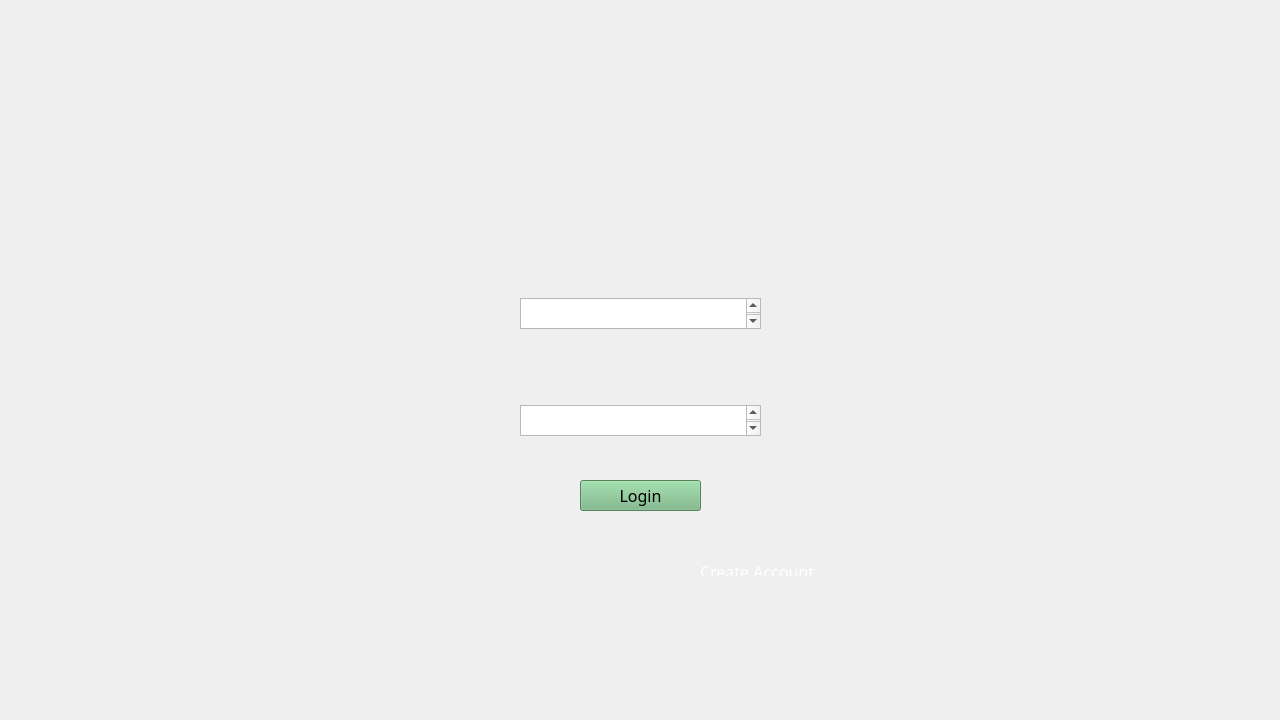
<?xml version="1.0" encoding="UTF-8"?>
<ui version="4.0">
 <class>LoginScreenClass</class>
 <widget class="QMainWindow" name="LoginScreenClass">
  <property name="geometry">
   <rect>
    <x>0</x>
    <y>0</y>
    <width>1280</width>
    <height>720</height>
   </rect>
  </property>
  <property name="windowTitle">
   <string>LoginScreen</string>
  </property>
  <widget class="QWidget" name="centralWidget">
   <property name="font">
    <font>
     <family>Lucida Sans</family>
     <pointsize>12</pointsize>
    </font>
   </property>
   <widget class="QLabel" name="loginscreenBG">
    <property name="geometry">
     <rect>
      <x>-2</x>
      <y>0</y>
      <width>1280</width>
      <height>720</height>
     </rect>
    </property>
    <property name="styleSheet">
     <string notr="true"/>
    </property>
    <property name="text">
     <string/>
    </property>
    <property name="pixmap">
     <pixmap resource="LoginScreen.qrc">:/Background/Content/LoginScreen.png</pixmap>
    </property>
    <property name="scaledContents">
     <bool>true</bool>
    </property>
    <property name="textInteractionFlags">
     <set>Qt::NoTextInteraction</set>
    </property>
   </widget>
   <widget class="QTextEdit" name="usernameText">
    <property name="geometry">
     <rect>
      <x>520</x>
      <y>298</y>
      <width>241</width>
      <height>31</height>
     </rect>
    </property>
    <property name="font">
     <font>
      <family>Lucida Sans</family>
      <pointsize>12</pointsize>
     </font>
    </property>
    <property name="cursor" stdset="0">
     <cursorShape>PointingHandCursor</cursorShape>
    </property>
   </widget>
   <widget class="QPushButton" name="loginButton">
    <property name="geometry">
     <rect>
      <x>580</x>
      <y>480</y>
      <width>121</width>
      <height>31</height>
     </rect>
    </property>
    <property name="palette">
     <palette>
      <active>
       <colorrole role="Button">
        <brush brushstyle="SolidPattern">
         <color alpha="255">
          <red>116</red>
          <green>180</green>
          <blue>129</blue>
         </color>
        </brush>
       </colorrole>
       <colorrole role="ButtonText">
        <brush brushstyle="SolidPattern">
         <color alpha="255">
          <red>255</red>
          <green>255</green>
          <blue>255</blue>
         </color>
        </brush>
       </colorrole>
       <colorrole role="Base">
        <brush brushstyle="SolidPattern">
         <color alpha="255">
          <red>116</red>
          <green>180</green>
          <blue>129</blue>
         </color>
        </brush>
       </colorrole>
       <colorrole role="Window">
        <brush brushstyle="SolidPattern">
         <color alpha="255">
          <red>116</red>
          <green>180</green>
          <blue>129</blue>
         </color>
        </brush>
       </colorrole>
      </active>
      <inactive>
       <colorrole role="Button">
        <brush brushstyle="SolidPattern">
         <color alpha="255">
          <red>116</red>
          <green>180</green>
          <blue>129</blue>
         </color>
        </brush>
       </colorrole>
       <colorrole role="ButtonText">
        <brush brushstyle="SolidPattern">
         <color alpha="255">
          <red>0</red>
          <green>0</green>
          <blue>0</blue>
         </color>
        </brush>
       </colorrole>
       <colorrole role="Base">
        <brush brushstyle="SolidPattern">
         <color alpha="255">
          <red>116</red>
          <green>180</green>
          <blue>129</blue>
         </color>
        </brush>
       </colorrole>
       <colorrole role="Window">
        <brush brushstyle="SolidPattern">
         <color alpha="255">
          <red>116</red>
          <green>180</green>
          <blue>129</blue>
         </color>
        </brush>
       </colorrole>
      </inactive>
      <disabled>
       <colorrole role="Button">
        <brush brushstyle="SolidPattern">
         <color alpha="255">
          <red>116</red>
          <green>180</green>
          <blue>129</blue>
         </color>
        </brush>
       </colorrole>
       <colorrole role="ButtonText">
        <brush brushstyle="SolidPattern">
         <color alpha="255">
          <red>120</red>
          <green>120</green>
          <blue>120</blue>
         </color>
        </brush>
       </colorrole>
       <colorrole role="Base">
        <brush brushstyle="SolidPattern">
         <color alpha="255">
          <red>116</red>
          <green>180</green>
          <blue>129</blue>
         </color>
        </brush>
       </colorrole>
       <colorrole role="Window">
        <brush brushstyle="SolidPattern">
         <color alpha="255">
          <red>116</red>
          <green>180</green>
          <blue>129</blue>
         </color>
        </brush>
       </colorrole>
      </disabled>
     </palette>
    </property>
    <property name="font">
     <font>
      <family>Lucida Sans</family>
      <pointsize>12</pointsize>
     </font>
    </property>
    <property name="cursor">
     <cursorShape>PointingHandCursor</cursorShape>
    </property>
    <property name="styleSheet">
     <string notr="true">#loginButton {
	background-color: rgb(116, 180, 129)
}</string>
    </property>
    <property name="text">
     <string>Login</string>
    </property>
    <property name="flat">
     <bool>false</bool>
    </property>
   </widget>
   <widget class="QTextEdit" name="passwordBox">
    <property name="geometry">
     <rect>
      <x>520</x>
      <y>405</y>
      <width>241</width>
      <height>31</height>
     </rect>
    </property>
    <property name="font">
     <font>
      <family>Lucida Sans</family>
      <pointsize>12</pointsize>
     </font>
    </property>
    <property name="cursor" stdset="0">
     <cursorShape>PointingHandCursor</cursorShape>
    </property>
   </widget>
   <widget class="QLabel" name="label">
    <property name="geometry">
     <rect>
      <x>700</x>
      <y>560</y>
      <width>121</width>
      <height>16</height>
     </rect>
    </property>
    <property name="cursor">
     <cursorShape>PointingHandCursor</cursorShape>
    </property>
    <property name="text">
     <string>&lt;html&gt;&lt;head/&gt;&lt;body&gt;&lt;p&gt;&lt;span style=&quot; color:#ffffff;&quot;&gt;Create Account&lt;/span&gt;&lt;/p&gt;&lt;/body&gt;&lt;/html&gt;</string>
    </property>
   </widget>
  </widget>
 </widget>
 <layoutdefault spacing="6" margin="11"/>
 <resources>
  <include location="LoginScreen.qrc"/>
 </resources>
 <connections/>
</ui>
